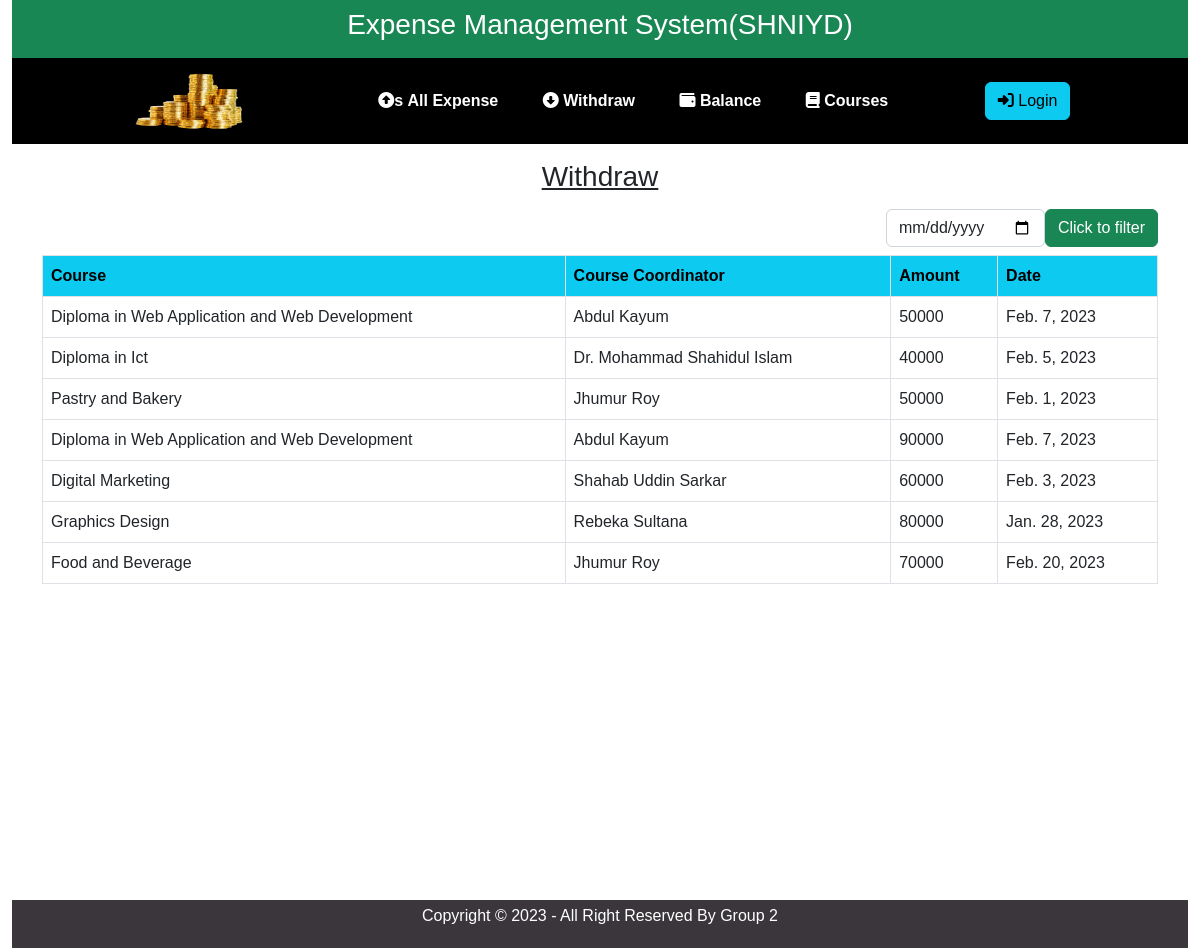
/withdraw/, run on the app's committed database.
### ExpenseApp/models.py (models this page shows)
class Withdraw(models.Model):
    withdraw_id=models.IntegerField(default=0)
    course_id=models.ForeignKey(Course,on_delete=models.CASCADE)
    cordinator_id=models.ForeignKey(Cordinator,on_delete=models.CASCADE)
    amount=models.IntegerField(default=0)
    date=models.DateField()

class Course(models.Model):
    course_id=models.IntegerField(default=0)
    course_name=models.CharField(max_length=100)
    course_duration= models.CharField(max_length=20)
    def __str__(self):
        return self.course_name

class Cordinator(models.Model):
    cordinator_id=models.IntegerField(default=0)
    cordinator_name=models.CharField(max_length=50)
    cordinator_deg=models.CharField(max_length=50)
    cordinator_nid=models.IntegerField(default=0)
    def __str__(self):
        return self.cordinator_name

### ExpenseApp/views.py (the view, shortened to what this page needs)
# urls.py: path('withdraw/', views.Withdraws,name='withdraw'),
def Withdraws(request):
    withdraw = Withdraw.objects.all()
    return render(request,'expenseApp/withdraw.html',{'withdraw':withdraw})

### templates/expenseApp/withdraw.html (shortened to what this page needs)
{% extends 'expenseApp/base.html'%}
{% block content %}
<div class="container">
<div class="text-center py-2">
    <h3 class="text-center py-2 text-decoration-underline">Withdraw</h3>
    <form class="d-flex justify-content-end align-items-center" action="" method="post">
            <input id="date" type="date" class="form-control" name="date" style="width: fit-content;">
            <input type="submit" value="Click to filter" class="btn btns btn-success">
    </form>
</div>
    <table class="table table-bordered table-hover">
        <tr class="text-bg-info">
            <th>Course</th>
            <th>Course Coordinator</th>
            <th>Amount</th>
            <th>Date</th>
        </tr>
        {% for x in withdraw %}
        <tr>
            <td>{{x.course_id}}</td>
            <td>{{x.cordinator_id}}</td>
            <td>{{x.amount}}</td>
            <td>{{x.date}}</td>
        </tr>
        {% endfor %}
    </table>
</div>
{% endblock %}

### static/css/style.css (style rules this page uses)
* { padding: 0; margin: 0; box-sizing: border-box; font-family: "josefin sans", sans-serif; }

### data on the page
Withdraw: course_id "Diploma in Web Application and Web Development", cordinator_id "Abdul Kayum", amount "50000", date "Feb. 7, 2023"
Withdraw: course_id "Diploma in Ict", cordinator_id "Dr. Mohammad Shahidul Islam", amount "40000", date "Feb. 5, 2023"
Withdraw: course_id "Pastry and Bakery", cordinator_id "Jhumur Roy", amount "50000", date "Feb. 1, 2023"
Withdraw: course_id "Diploma in Web Application and Web Development", cordinator_id "Abdul Kayum", amount "90000", date "Feb. 7, 2023"
Withdraw: course_id "Digital Marketing", cordinator_id "Shahab Uddin Sarkar", amount "60000", date "Feb. 3, 2023"
Withdraw: course_id "Graphics Design", cordinator_id "Rebeka Sultana", amount "80000", date "Jan. 28, 2023"
Withdraw: course_id "Food and Beverage", cordinator_id "Jhumur Roy", amount "70000", date "Feb. 20, 2023"
